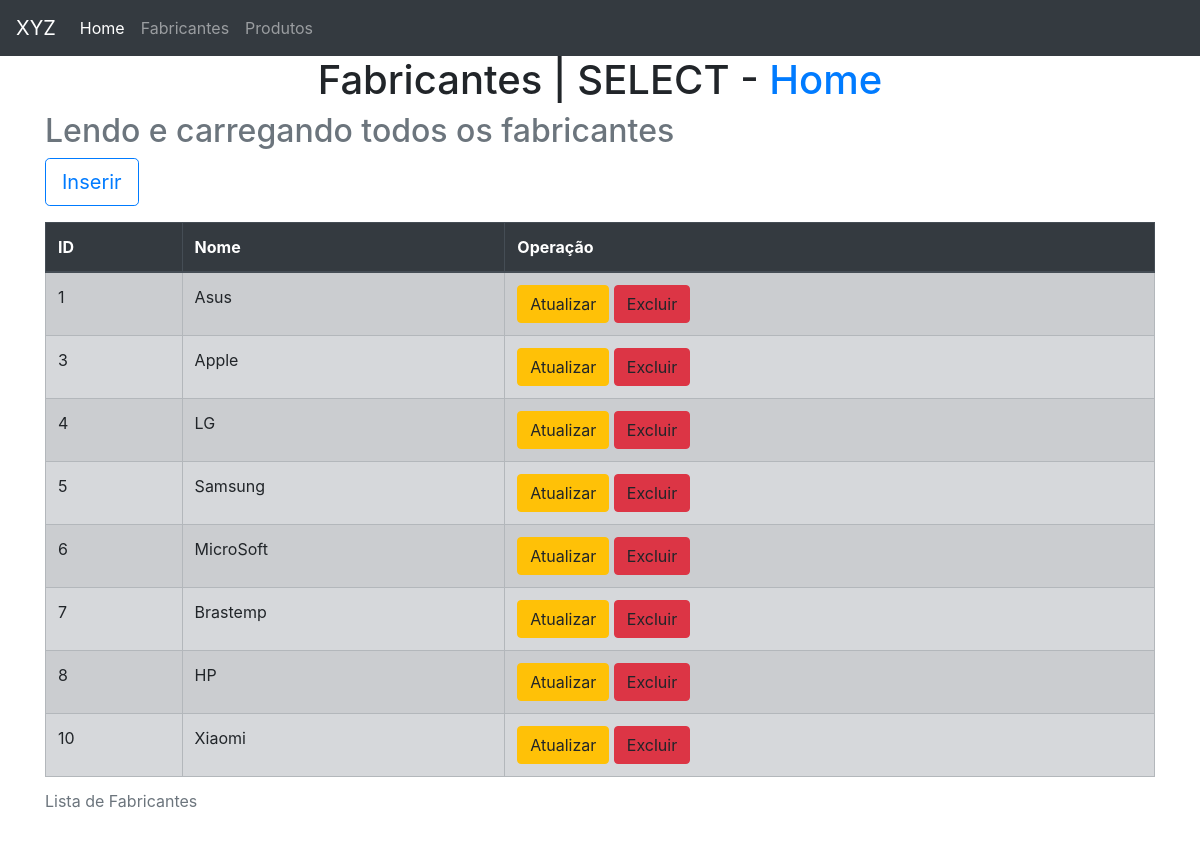
The app's page /fabricantes/listar.php, older data.
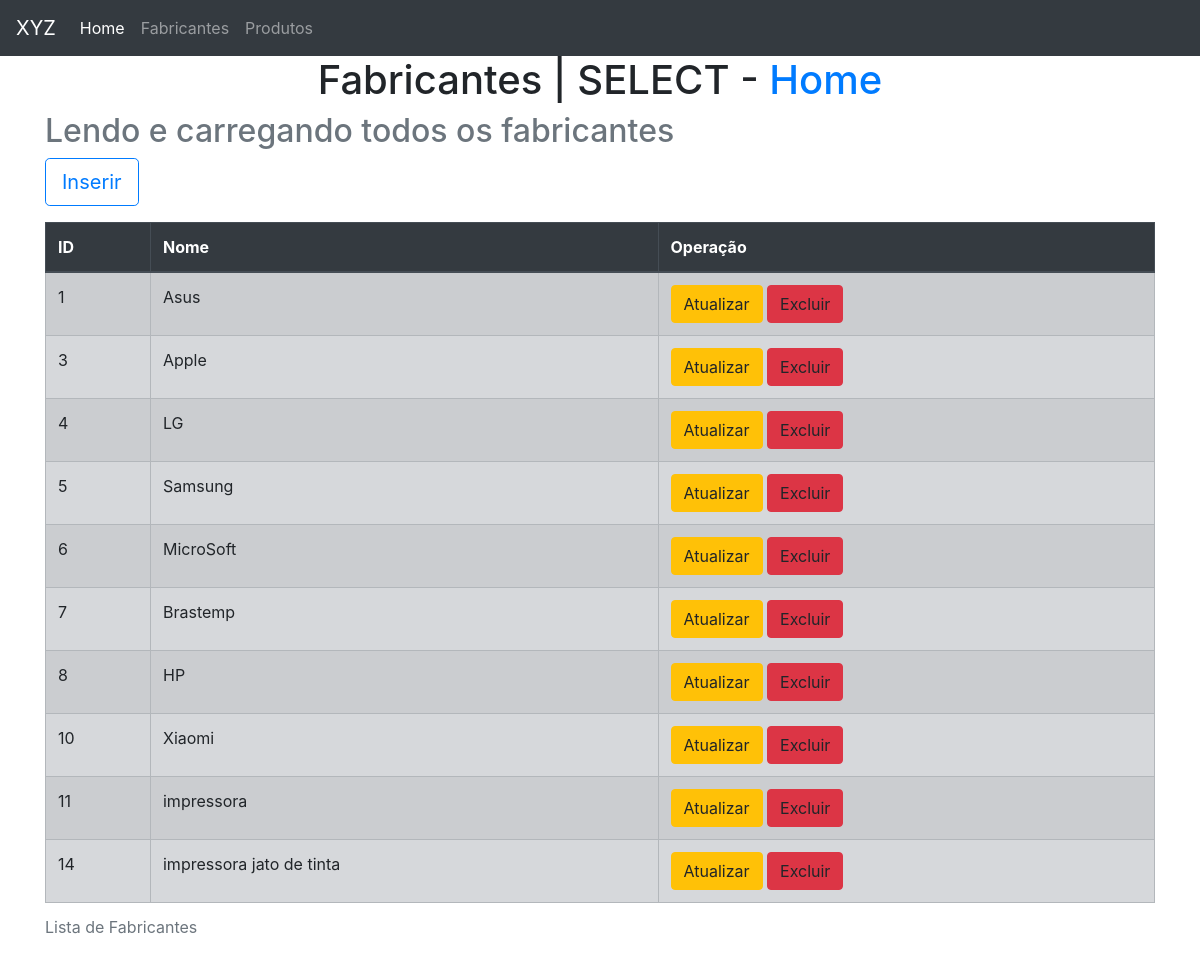
The same page, newer data.
### tables this page shows
CREATE TABLE `fabricantes` (
  `id` int(11) NOT NULL,
  `nome` varchar(45) NOT NULL
);

### includes/funcoes-fabricantes.php (called while the page is built, shortened)
<?php
function lerFabricantes($conexao){
    $sql = "SELECT id, nome FROM fabricantes";
    $resultado = mysqli_query($conexao, $sql) or die(mysqli_error($conexao));
    $fabricantes = [];
    while($fabricante = mysqli_fetch_assoc($resultado)){
        array_push($fabricantes, $fabricante);
    }
    return $fabricantes;
}

### fabricantes/listar.php (the view, shortened to what this page needs)
<?php
require "../includes/funcoes-fabricantes.php";
$listaDeFabricantes = lerFabricantes($conexao);
?>
<!DOCTYPE html>
<html lang="pt-br">
<head>
<link rel="stylesheet" href="https://cdn.jsdelivr.net/npm/bootstrap@4.6.1/dist/css/bootstrap.min.css">
</head>
<body>
    <nav class="navbar navbar-expand-lg navbar-dark bg-dark">
    <a class="navbar-brand" href="#">XYZ</a>
    <div class="collapse navbar-collapse" id="navbarNavAltMarkup">
        <div class="navbar-nav">
        <a class="nav-link active" href="../index.php">Home <span class="sr-only">(current)</span></a>
        <a class="nav-link" href="../fabricantes/listar.php">Fabricantes</a>
        <a class="nav-link" href="../produtos/listar.php">Produtos</a>
        </div>
    </div>
    </nav>
<div class="container">
    <h1 class="text-center">Fabricantes | SELECT -
    <a href="../index.php">Home</a> </h1>
</div>
<div class="container">
    <h2 class="text-muted">Lendo e carregando todos os fabricantes</h2>
    <p><a class="btn btn-outline-primary btn-lg" href="inserir.php">Inserir</a></p>
    <table class="table table-striped table-secondary table-bordered">
        <caption> Lista de Fabricantes </caption>
        <thead class="thead-dark">
            <tr>
                <th>ID</th>
                <th>Nome</th>
                <th>Operação</th>
            </tr>
        </thead>
        <tbody>
        <?php foreach($listaDeFabricantes as $fabricante){ ?>
            <tr>
                <td><?=$fabricante["id"]?></td>
                <td><?=$fabricante["nome"]?></td>
                <td>
                    <a class="btn btn-warning text-reset" href="atualizar.php?id=<?=$fabricante["id"]?>">Atualizar</a> <a class="btn btn-danger text-reset" href="excluir.php?id=<?=$fabricante["id"]?>">Excluir</a>
                </td>
            </tr>
        <?php }
        ?>
        </tbody>
    </table>
 </div>
</body>
</html>

Row changes from the older to the newer data that the page shows:
added fabricantes: id "11", nome "impressora"
added fabricantes: id "14", nome "impressora jato de tinta"
